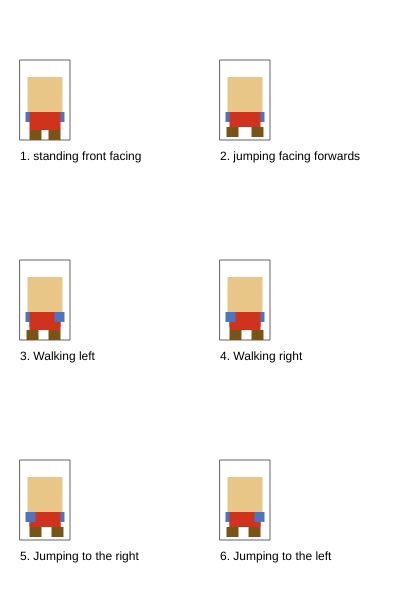
Frame 1 (no input)
Frame 60 (no input): identical to frame 1, image omitted
Frame 120 (the mouse pressed at the canvas centre since frame 60): identical to frame 1, image omitted

The p5.js sketch that drew this single still picture (run headless with seeded random() and noise() and a simulated clock; from frame 60 on, the mouse is pressed at the canvas centre):

// p5.js sketch
// ── sketch.js
/*

The Game Project

2 - Game character

Use p5 drawing functions such as rect, ellipse, line, triangle and
point to draw the different states of your game character.

Write the code so that your character appears inside the box for each
state.

IMPORTANT: For each box the variables gameChar_x & gameChar_y are set to the bottom
center of the box. You must combine these variables with arithmetic to
determine the position of each shape that you draw. This will later allow
you to adjust the position of your game character.

Each state is worth two marks:

//standing front facing = 2
//jumping facing forwards = 2
/walking left = 2
.//walking right = 2
//jumping left and jumping right = 2

0 marks = not a reasonable attempt
1 mark = attempted but it lacks detail and you didn't use gameChar_x and gameChar_y correctly
2 marks = you've used a selction of shape functions and made consistent use of gameChar_x and gameChar_y

WARNING: Do not get too carried away. If you're character takes more than 5 lines
of code to draw then you've probably over done it.

** Only submit your sketch.js **

*/

var gameChar_x = 0;
var gameChar_y = 0;

function setup()
{
	createCanvas(400, 600);
}

function draw()
{
	background(255);

	//Standing, facing frontwards

	stroke(100);
	noFill();
	rect(20, 60, 50, 80);
	noStroke();
	fill(0);
	text("1. standing front facing", 20, 160);

	gameChar_x = 45;
	gameChar_y = 137;
	//Add your code here ...
    fill(232, 198, 135);
    var head_pos = 17.5
    var body_x = gameChar_x - head_pos + 2;
    var body_y = gameChar_y - 25;
    rect(gameChar_x - head_pos, gameChar_y - 60, 35,35); // Head
    fill(76, 116, 191);
    rect(body_x + 25, body_y, 10,10); // right arm
    rect(body_x - 4, body_y, 10,10); // Left arm
    fill(207, 50, 29);
    rect(gameChar_x - head_pos + 2, gameChar_y - 25 , 31, 18); // Body
    fill(120, 85, 22);
    rect(gameChar_x - head_pos + 2, gameChar_y -7 , 12, 10); // left leg
    rect(gameChar_x - head_pos + 21, gameChar_y -7 , 12, 10); // right leg    
    
	//Jumping facing forwards
	stroke(100);
	noFill();
	rect(220, 60, 50, 80);
	noStroke();
	fill(0);
	text("2. jumping facing forwards", 220, 160); /* ON JUMP, Body Shrinks a little bit */
    

	gameChar_x = 245;
	gameChar_y = 137;
	//Add your code here ...
    fill(232, 198, 135);
    var head_pos = 17.5
    var body_x = gameChar_x - head_pos + 2;
    var body_y = gameChar_y - 25;
    rect(gameChar_x - head_pos, gameChar_y - 60, 35,35); // Head
    fill(207, 50, 29);
    fill(76, 116, 191);
    rect(body_x + 25, body_y, 10,10); // right arm
    rect(body_x - 4, body_y, 10,10); // Left arm
    fill(207, 50, 29);
    rect(gameChar_x - head_pos + 2, gameChar_y - 25 , 31, 15); // Body
    fill(120, 85, 22);
    rect(gameChar_x - head_pos -1 , gameChar_y -10 , 12, 10); // left leg
    rect(gameChar_x - head_pos + 21 + 3, gameChar_y -10 , 12, 10); // right leg  

	//Walking, turned left
	stroke(100);
	noFill();
	rect(20, 260, 50, 80);
	noStroke();
	fill(0);
	text("3. Walking left", 20, 360);

	gameChar_x = 45;
	gameChar_y = 337;
	//Add your code here ...
    fill(232, 198, 135);
    var head_pos = 17.5
    rect(gameChar_x - head_pos, gameChar_y - 60, 35,35); // Head
    fill(207, 50, 29);
    rect(gameChar_x - head_pos + 2, gameChar_y - 25 , 31, 15); // Body
    var body_x = gameChar_x - head_pos + 2;
    var body_y = gameChar_y - 25;
    fill(76, 116, 191);
    rect(body_x - 4, body_y, 10,10); // Left arm
    fill(207, 50, 29);
    rect(gameChar_x - head_pos + 2, gameChar_y - 25 , 31, 18); // Body
    fill(76, 116, 191);
    rect(body_x + 25, body_y, 10,10); // right arm
    fill(120, 85, 22);
    rect(gameChar_x - head_pos -1 , gameChar_y -7 , 12, 10); // left leg
    rect(gameChar_x - head_pos + 21, gameChar_y -7 , 12, 10); // right leg    
    
	//Walking, turned right
	stroke(100);
	noFill();
	rect(220, 260, 50, 80);
	noStroke();
	fill(0);
	text("4. Walking right", 220, 360);

	gameChar_x = 245;
	gameChar_y = 337;
	//Add your code here ...
    fill(232, 198, 135);
    var head_pos = 17.5
    rect(gameChar_x - head_pos, gameChar_y - 60, 35,35); // Head
    fill(207, 50, 29);
    rect(gameChar_x - head_pos + 2, gameChar_y - 25 , 31, 15); // Body
    var body_x = gameChar_x - head_pos + 2;
    var body_y = gameChar_y - 25;
    fill(76, 116, 191);
    rect(body_x + 25, body_y, 10,10); // right arm
    fill(207, 50, 29);
    rect(gameChar_x - head_pos + 2, gameChar_y - 25 , 31, 18); // Body
    fill(76, 116, 191);
    rect(body_x - 4, body_y, 10,10); // Left arm
    fill(120, 85, 22);
    rect(gameChar_x - head_pos +2 , gameChar_y -7 , 12, 10); // left leg
    rect(gameChar_x - head_pos + 24, gameChar_y -7 , 12, 10); // right leg   

	//Jumping right
	stroke(100);
	noFill();
	rect(20, 460, 50, 80);
	noStroke();
	fill(0);
	text("5. Jumping to the right", 20, 560); /* ON JUMP, Body Shrinks a little bit */

	gameChar_x = 45;
	gameChar_y = 537;
	//Add your code here ...
    fill(232, 198, 135);
    var head_pos = 17.5
    rect(gameChar_x - head_pos, gameChar_y - 60, 35,35); // Head
    fill(207, 50, 29);
    rect(gameChar_x - head_pos + 2, gameChar_y - 25 , 31, 15); // Body
    var body_x = gameChar_x - head_pos + 2;
    var body_y = gameChar_y - 25;
    fill(76, 116, 191);
    rect(body_x + 25, body_y, 10,10); // right arm
    fill(207, 50, 29);
    rect(gameChar_x - head_pos + 2, gameChar_y - 25 , 31, 15); // Body
    fill(76, 116, 191);
    rect(body_x - 4, body_y, 10,10); // Left arm
    fill(120, 85, 22);
    rect(gameChar_x - head_pos + 2 , gameChar_y -10 , 12, 10); // left leg
    rect(gameChar_x - head_pos + 21 + 3, gameChar_y -10 , 12, 10); // right leg  

	//Jumping to the left
	stroke(100);
	noFill();
	rect(220, 460, 50, 80);
	noStroke();
	fill(0);
	text("6. Jumping to the left", 220, 560); /* ON JUMP, Body Shrinks a little bit */
    

	gameChar_x = 245;
	gameChar_y = 537;
	//Add your code here ...
    fill(232, 198, 135);
    var head_pos = 17.5
    rect(gameChar_x - head_pos, gameChar_y - 60, 35,35); // Head
    fill(207, 50, 29);
    rect(gameChar_x - head_pos + 2, gameChar_y - 25 , 31, 15); // Body
    var body_x = gameChar_x - head_pos + 2;
    var body_y = gameChar_y - 25;
    fill(76, 116, 191);
    rect(body_x - 4, body_y, 10,10); // Left arm
    fill(207, 50, 29);
    rect(gameChar_x - head_pos + 2, gameChar_y - 25 , 31, 15); // Body
    fill(76, 116, 191);
    rect(body_x + 25, body_y, 10,10); // right arm
    fill(120, 85, 22);
    rect(gameChar_x - head_pos - 1, gameChar_y -10 , 12, 10); // left leg
    rect(gameChar_x - head_pos + 21 , gameChar_y -10 , 12, 10); // right leg
}
